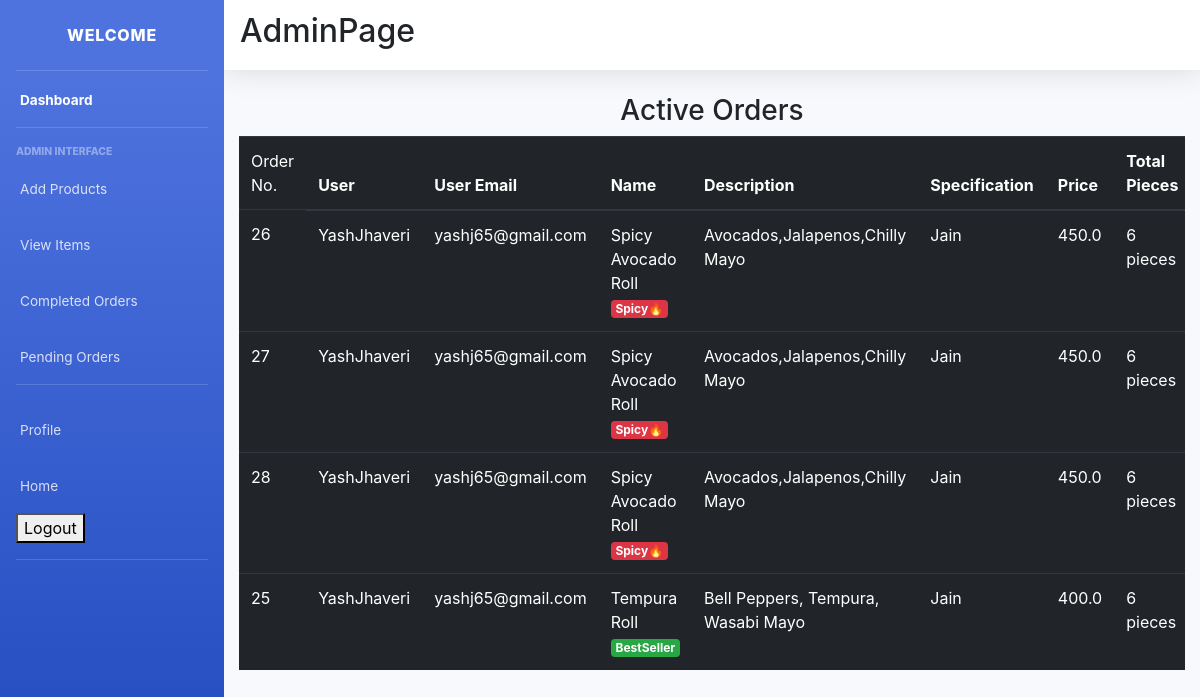
The app's page /pending_orders/ (signed in) with its own data.
### main/models.py (models this page shows, shortened)
class CartItems(models.Model):
    ORDER_STATUS = (
        ('Active', 'Active'),
        ('Delivered', 'Delivered')
    )
    user = models.ForeignKey(User, on_delete=models.CASCADE)
    item = models.ForeignKey(Item, on_delete=models.CASCADE)
    ordered = models.BooleanField(default=False)
    quantity = models.IntegerField(default=1)
    ordered_date = models.DateField(default=timezone.now)
    status = models.CharField(max_length=20, choices=ORDER_STATUS, default='Active')
    delivery_date = models.DateField(default=timezone.now)
    class Meta:
        verbose_name = 'Cart Item'
        verbose_name_plural = 'Cart Items'

class Item(models.Model):
    LABELS = (
        ('BestSeller', 'BestSeller'),
        ('New', 'New'),
        ('Spicy🔥', 'Spicy🔥'),
    )
    LABEL_COLOUR = (
        ('danger', 'danger'),
        ('success', 'success'),
        ('primary', 'primary'),
        ('info', 'info')
    )
    title = models.CharField(max_length=150)
    description = models.CharField(max_length=250,blank=True)
    price = models.FloatField()
    pieces = models.IntegerField(default=6)
    instructions = models.CharField(max_length=250,default="Jain Option Available")
    image = models.ImageField(default='default.png', upload_to='images/')
    labels = models.CharField(max_length=25, choices=LABELS, blank=True)
    label_colour = models.CharField(max_length=15, choices=LABEL_COLOUR, blank=True)
    slug = models.SlugField(default="sushi_name")
    created_by = models.ForeignKey(User, on_delete=models.CASCADE)

### main/decorators.py (the view)
    def wrapper_func(request, *args, **kwargs):
        group = Group.objects.get(user = request.user)
        if group.name == 'admin_owner':
            return view_func(request, *args, **kwargs)
        else:
            return redirect('/')

### main/views.py (called while the page is built)
@login_required(login_url='/accounts/login/')
@admin_required
def pending_orders(request):
    items = CartItems.objects.filter(ordered=True,status="Active").order_by('-ordered_date')
    context = {
        'items':items,
    }
    return render(request, 'main/pending_orders.html', context)

### main/templates/main/pending_orders.html (shortened to what this page needs)
{% extends "main/layout2.html" %}
{% block content %}
<div class="cart">
        <div class="row">
            <div class="col-sm-12">
                <h3 class="text-center">Active Orders</h3>
                {% if items %}
                <div class="table-responsive">
                    <table class="table table-dark">
                        <thead>
                        <tr>
                            <td scope="col">Order No.</td>
                            <th scope="col">User</th>
                            <th scope="col">User Email</th>
                            <th scope="col">Name</th>
                            <th scope="col">Description</th>
                            <th scope="col">Specification</th>
                            <th scope="col">Price</th>
                            <th scope="col">Total Pieces</th>
                        </tr>
                        </thead>
                        <tbody>
                            {% for item in items %}
                        <tr>
                            <td>{{ item.id }}</td>
                            <td>{{ item.user.username }}</td>
                            <td>{{ item.user.email}}</td>
                            <td>{{ item.item.title }} <span class="badge badge-{{ item.item.label_colour }}">{{ item.item.labels }}</span></td>
                            <td>{{ item.item.description }}</td>
                            <td>{{ item.item.instructions }}</td>
                            <td>{{ item.item.price }}</td>
                            <td>{{ item.item.pieces }} pieces</td>
                        </tr>
                            {% endfor %}
                        </tbody>
                    </table>
                </div>
                {% else %}
                <h4 class="text-center">Sorry, you have not ordered any item yet!!!</h4>
                {% endif %}
            </div>
        </div>
</div>
{% endblock content %}

### records on screen
CartItems: id "26", user.username "YashJhaveri", user.email "yashj65@gmail.com", item "Spicy Avocado Roll", item.labels "Spicy🔥", item.description "Avocados,Jalapenos,Chilly Mayo", item.instructions "Jain", item.price "450.0", item.pieces "6"
CartItems: id "27", user.username "YashJhaveri", user.email "yashj65@gmail.com", item "Spicy Avocado Roll", item.labels "Spicy🔥", item.description "Avocados,Jalapenos,Chilly Mayo", item.instructions "Jain", item.price "450.0", item.pieces "6"
CartItems: id "28", user.username "YashJhaveri", user.email "yashj65@gmail.com", item "Spicy Avocado Roll", item.labels "Spicy🔥", item.description "Avocados,Jalapenos,Chilly Mayo", item.instructions "Jain", item.price "450.0", item.pieces "6"
CartItems: id "25", user.username "YashJhaveri", user.email "yashj65@gmail.com", item "Tempura Roll", item.labels "BestSeller", item.description "Bell Peppers, Tempura, Wasabi Mayo", item.instructions "Jain", item.price "400.0", item.pieces "6"
